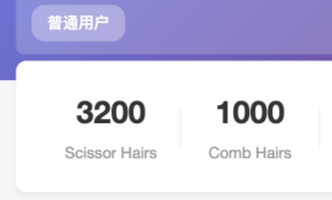
#> input picture miniprogram/截屏2026-06-09 12.48.15.png, 332 x 200 px
$ python -i sketch_converter.py   (imports and definitions only)
#> lines starting #> are read from the running program, lines starting #| are printed output that depends on the picture
#!/usr/bin/env python3
"""
素描效果转换模块
将图像转换为素描风格
"""

import cv2
import numpy as np
from typing import Optional, Tuple


class SketchConverter:
    """素描效果转换器"""

    def __init__(self):
        """初始化转换器"""
        pass

    def to_grayscale(self, image: np.ndarray) -> np.ndarray:
        """
        转换为灰度图

        Args:
            image: 彩色图像

        Returns:
            gray: 灰度图像
        """
        if len(image.shape) == 3:
            gray = cv2.cvtColor(image, cv2.COLOR_BGR2GRAY)
        else:
            gray = image
        return gray

    def dodge(
        self,
        front: np.ndarray,
        back: np.ndarray
    ) -> np.ndarray:
        """
        颜色减淡混合

        Args:
            front: 前景图像
            back: 背景图像

        Returns:
            result: 混合结果
        """
        # 转换为float32
        front = front.astype(np.float32)
        back = back.astype(np.float32)

        # 颜色减淡公式: result = back / (255 - front) * 255
        result = cv2.divide(back, 255.0 - front, scale=256.0)

        # 限制范围
        result = np.clip(result, 0, 255)
        result = result.astype(np.uint8)

        return result

    def pencil_sketch(
        self,
        image: np.ndarray,
        blur_sigma: int = 21
    ) -> np.ndarray:
        """
        铅笔素描效果

        Args:
            image: 输入图像
            blur_sigma: 模糊强度(奇数)

        Returns:
            sketch: 素描图像
        """
        # 确保blur_sigma是奇数
        if blur_sigma % 2 == 0:
            blur_sigma += 1

        # 转换为灰度图
        gray = self.to_grayscale(image)

        # 反转图像
        inverted = 255 - gray

        # 高斯模糊
        blurred = cv2.GaussianBlur(inverted, (blur_sigma, blur_sigma), 0)

        # 颜色减淡混合
        sketch = self.dodge(blurred, gray)

        return sketch

    # [110 lines left out: functions detailed_sketch, artistic_sketch, color_sketch, not called in this run]

    def convert(
        self,
        image: np.ndarray,
        style: str = 'pencil',
        **kwargs
    ) -> np.ndarray:
        """
        转换为素描效果(统一接口)

        Args:
            image: 输入图像
            style: 素描风格
                - 'pencil': 铅笔素描(默认)
                - 'detailed': 细节素描
                - 'artistic': 艺术素描
                - 'color': 彩色素描
            **kwargs: 其他参数

        Returns:
            sketch: 素描图像
        """
        print(f"\n🎨 转换为素描效果")
        print(f"   风格: {style}")

        if style == 'pencil':
            sketch = self.pencil_sketch(
                image,
                blur_sigma=kwargs.get('blur_sigma', 21)
            )
        elif style == 'detailed':
            sketch = self.detailed_sketch(
                image,
                blur_sigma=kwargs.get('blur_sigma', 15),
                edge_threshold1=kwargs.get('edge_threshold1', 50),
                edge_threshold2=kwargs.get('edge_threshold2', 150)
            )
        elif style == 'artistic':
            sketch = self.artistic_sketch(
                image,
                blur_sigma=kwargs.get('blur_sigma', 21),
                sharpen=kwargs.get('sharpen', True)
            )
        elif style in ('color', 'vivid'):
            sketch = self.color_sketch(
                image,
                blur_sigma=kwargs.get('blur_sigma', 21),
                color_intensity=kwargs.get('color_intensity', 0.3)
            )
        elif style == 'anime':
            # 动漫风格：使用彩色素描，提高色彩强度
            sketch = self.color_sketch(
                image,
                blur_sigma=kwargs.get('blur_sigma', 18),
                color_intensity=kwargs.get('color_intensity', 0.5)
            )
        elif style == 'ink':
            # 水墨风格：使用艺术素描，降低模糊强度
            sketch = self.artistic_sketch(
                image,
                blur_sigma=kwargs.get('blur_sigma', 25),
                sharpen=kwargs.get('sharpen', False)
            )
        else:
            raise ValueError(f"未知的素描风格: {style}")

        print(f"✅ 素描转换完成")

        return sketch

    def convert_file(
        self,
        input_path: str,
        output_path: str,
        style: str = 'pencil',
        **kwargs
    ) -> str:
        """
        转换图像文件为素描效果

        Args:
            input_path: 输入图像路径
            output_path: 输出图像路径
            style: 素描风格
            **kwargs: 其他参数

        Returns:
            output_path: 输出路径
        """
#> called with input_path = '../miniprogram/截屏2026-06-09 12.48.15.png', output_path = 'out.png', style = 'pencil'
        print(f"\n📄 素描转换")
        print(f"   输入: {input_path}")
        print(f"   输出: {output_path}")

        # 读取图像
        image = cv2.imread(input_path)
#> image is the input picture: shape (200, 332, 3); mean B, G, R 232.6, 210.6, 212.6
        if image is None:
            raise ValueError(f"无法读取图像: {input_path}")

        # 转换
        sketch = self.convert(image, style, **kwargs)
#> in to_grayscale, `gray = cv2.cvtColor(image, cv2.COLOR_BGR2GRAY)`:
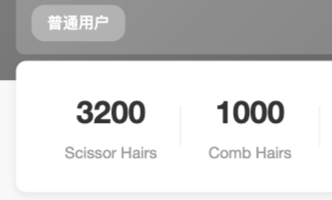
#> gray: shape (200, 332); min 51, max 255, mean 213.7
#> in pencil_sketch, `inverted = 255 - gray`:
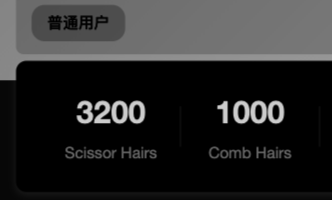
#> inverted: shape (200, 332); min 0, max 204, mean 41.3
#> in pencil_sketch, `blurred = cv2.GaussianBlur(inverted, (blur_sigma, blur_sigma), 0)`:
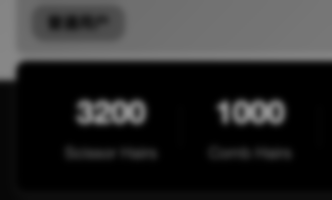
#> blurred: shape (200, 332); min 0, max 147, mean 41.3
#> in dodge, `result = cv2.divide(back, 255.0 - front, scale=256.0)`:
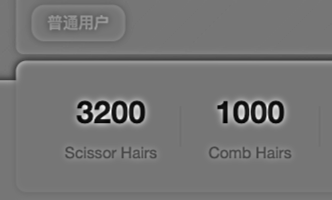
#> result: shape (200, 332) float32; min 66.27, max 476, mean 254.9; drawn with min black and max white
#> in dodge, `result = np.clip(result, 0, 255)`:
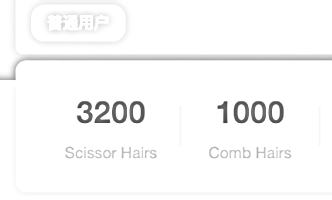
#> result: shape (200, 332) float32; min 66.27, max 255, mean 248.8

        # 保存
        cv2.imwrite(output_path, sketch, [cv2.IMWRITE_JPEG_QUALITY, 95])

        print(f"✅ 已保存: {output_path}")

        return output_path


# [19 lines left out: function main, not called in this run]


# [2 lines not run here, left out]

>>> result = SketchConverter().convert_file('../miniprogram/截屏2026-06-09 12.48.15.png', 'out.png')
